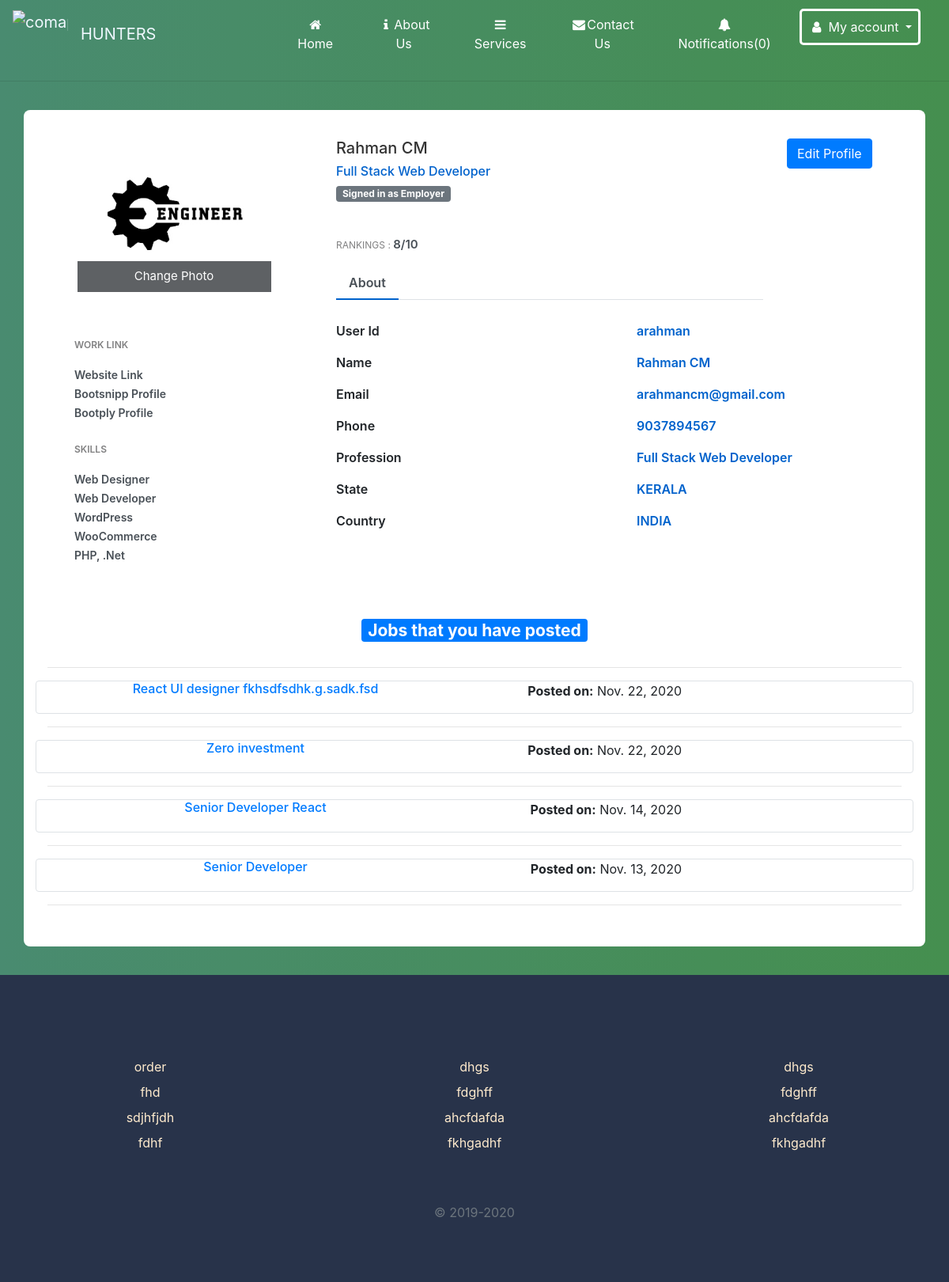
The app's page /profile (signed in) with its own data.
### home/models.py (models this page shows, shortened)
class Userprofile(models.Model):
    user = models.OneToOneField(User, related_name='userprofile', on_delete=models.CASCADE)
    is_employer=models.BooleanField(default=False)
    PhoneNumber=models.CharField(max_length=50, blank=True)
    address=models.TextField()
    education=models.TextField(max_length=50, blank=True)
    profession=models.CharField(max_length=50, blank=True)
    experiance=models.TextField(max_length=50, blank=True)
    country=models.CharField(max_length=50, blank=True)
    state=models.CharField(max_length=50, blank=True)
    profile_pic=models.ImageField(upload_to="media/media",null=True,blank=True)

class JobPosting(models.Model):
    created_by = models.ForeignKey(User,related_name='jobs', on_delete=models.CASCADE,
                        null=True ,  editable=False, blank=True)
    title = models.CharField(max_length=100)
    company_name = models.CharField(max_length=200)
    employment_status = models.CharField(choices=JOB_TYPE, max_length=10)
    vacancy = models.CharField(max_length=10, null=True)
    gender = models.CharField(choices=GENDER, max_length=30, null=True)
    category = models.CharField(choices=CATEGORY, max_length=30)
    description = models.TextField()
    responsibilities = models.TextField()
    experience = models.CharField(max_length=100)
    job_location = models.CharField(max_length=120)
    Salary = models.CharField(max_length=100, null=True, blank=True)
    application_deadline = models.DateTimeField()
    published_on = models.DateTimeField(auto_now_add=True)
    class Meta:
        ordering=['-published_on']

### home/views.py (the view, shortened to what this page needs)
# urls.py: path('profile',views.profile,name='profile'),
@login_required
def profile(request):
      userdetails=Userprofile.objects.all()
      jobs=JobPosting.objects.all()
      context={'userdetails':userdetails,'userprofile':request.user.userprofile}
      return render(request,'profile.html',context)

### home/context_processors.py (called while the page is built)
def notification(request):
    if request.user.is_authenticated:
        return {'notifications':request.user.notifications.filter(is_read=False)}
    else:
        return {'notifications':[]}

### templates/profile.html (shortened to what this page needs)
<!DOCTYPE html>
<html lang="en">
<head>
    <link href="//maxcdn.bootstrapcdn.com/bootstrap/4.1.1/css/bootstrap.min.css" rel="stylesheet" id="bootstrap-css">
</head>
<body>
    {% include "navbar.html"%}
    <div class="container emp-profile">
        <form method="post">
            <div class="row">
                <div class="col-md-4">
                    <div class="profile-img">
                        <img src="{{user.userprofile.profile_pic.url}}" alt="profile pic" />
                        <div class="file btn btn-lg btn-primary">
                            <form action="" method="POST" enctype="multipart/form-data">
                                Change Photo
                            </form>
                        </div>
                    </div>
                </div>
                <div class="col-md-6">
                    <div class="profile-head">
                        <h5>
                            {{user.first_name}}&nbsp;{{request.user.last_name}}
                        </h5>
                        <h6>
                            {{request.user.userprofile.profession}} {% if userprofile.is_employer %}
                            <p class="pt-2"> <span class="badge badge-secondary px-2 py-1 mb-3">Signed in as Employer</span></p>
                            {% else%}
                            <p class="pt-2"> <span class="badge badge-secondary px-2 py-1 mb-3">Signed in as Employee</span></p>
                            {% endif %}
                        </h6>
                        <p class="proile-rating">RANKINGS : <span>8/10</span></p>
                        <ul class="nav nav-tabs" id="myTab" role="tablist">
                            <li class="nav-item">
                                <a class="nav-link active" id="home-tab" data-toggle="tab" href="#home" role="tab" aria-controls="home" aria-selected="true">About</a>
                            </li>
                        </ul>
                    </div>
                </div>
                <div class="col-md-2 sm-hidden ">
                    <button type="button" class="btn btn-primary " data-toggle="modal" data-target="#exampleModal">Edit Profile</button>
                </div>
            </div>
            <div class="row">
                <div class="col-md-4">
                    <div class="profile-work sm-hidden ">
                        <p>WORK LINK</p>
                        <a href="">Website Link</a><br/>
                        <a href="">Bootsnipp Profile</a><br/>
                        <a href="">Bootply Profile</a>
                        <p>SKILLS</p>
                        <a href="">Web Designer</a><br/>
                        <a href="">Web Developer</a><br/>
                        <a href="">WordPress</a><br/>
                        <a href="">WooCommerce</a><br/>
                        <a href="">PHP, .Net</a><br/>
                    </div>
                </div>
                <div class="col-md-8">
                    <div class="tab-content profile-tab" id="myTabContent">
                        <div class="tab-pane fade show active" id="home" role="tabpanel" aria-labelledby="home-tab">
                            <div class="row">
                                <div class="col-md-6">
                                    <label>User Id</label>
                                </div>
                                <div class="col-md-6">
                                    <p>{{user}}</p>
                                </div>
                            </div>
                            <div class="row">
                                <div class="col-md-6">
                                    <label>Name</label>
                                </div>
                                <div class="col-md-6">
                                    <p>{{user.first_name}}&nbsp;{{user.last_name}}</p>
                                </div>
                            </div>
                            <div class="row">
                                <div class="col-md-6">
                                    <label>Email</label>
                                </div>
                                <div class="col-md-6">
                                    <p>{{user.email}}</p>
                                </div>
                            </div>
                            <div class="row">
                                <div class="col-md-6">
                                    <label>Phone</label>
                                </div>
                                <div class="col-md-6">
                                    <p>{{request.user.userprofile.PhoneNumber}}</p>
                                </div>
                            </div>
                            <div class="row">
                                <div class="col-md-6">
                                    <label>Profession</label>
                                </div>
                                <div class="col-md-6">
                                    <p>{{request.user.userprofile.profession}}</p>
                                </div>
                            </div>
                            <div class="row">
                                <div class="col-md-6">
                                    <label>State</label>
                                </div>
                                <div class="col-md-6">
                                    <p>{{request.user.userprofile.state}}</p>
                                </div>
                            </div>
                            <div class="row">
                                <div class="col-md-6">
                                    <label>Country</label>
                                </div>
                                <div class="col-md-6">
                                    <p>{{request.user.userprofile.country}}</p>
                                </div>
                            </div>
                        </div>
                    </div>
                </div>
            </div>
            <div class="container text-center">
                <p>{% if userprofile.is_employer %}
                    <h3 class="mb-2"> <span class="badge badge-primary px-2 py-1 mb-3">Jobs that you have posted </span></h3>
                    <hr> {% for job in request.user.jobs.all%}
                    <div class="row border rounded  ">
                        <div class="column col-sm-6 text-center ">
                            <a href="{% url 'view_postedjob' job.id %}">
                                <h6>{{job.title}}</h6>
                            </a>
                        </div>
                        <div class="column col-sm-3  text-right ">
                            <p><strong> Posted on:</strong> {{job.published_on|date}}</P>
                        </div>
                    </div>
                    <hr> {% empty%}
                    <p>You haven't posted any Jobs yet</p>
                    {% endfor %} {% endif %} </p>
            </div>
        </form>
    </div>
    {% include 'footer.html'%}
</body>
</html>

### templates/profile.html (style rules this page uses)
body { background: -webkit-linear-gradient(left, #498b70, #458f4f); }
.emp-profile { padding: 3%; margin-top: 3%; margin-bottom: 3%; border-radius: 0.5rem; background: #fff; }
.profile-img { text-align: center; }
.profile-img img { width: 70%; height: 100%; }
.profile-img .file { position: relative; overflow: hidden; margin-top: -20%; width: 70%; border: none; border-radius: 0; font-size: 15px; background: #212529b8; }
.profile-head h5 { color: #333; }
.profile-head h6 { color: #0062cc; }
.proile-rating { font-size: 12px; color: #818182; margin-top: 5%; }
.proile-rating span { color: #495057; font-size: 15px; font-weight: 600; }
.profile-head .nav-tabs { margin-bottom: 5%; }
.profile-head .nav-tabs .nav-link { font-weight: 600; border: none; }
.profile-head .nav-tabs .nav-link.active { border: none; border-bottom: 2px solid #0062cc; }
.profile-work { padding: 14%; margin-top: -15%; }
.profile-work p { font-size: 12px; color: #818182; font-weight: 600; margin-top: 10%; }
.profile-work a { text-decoration: none; color: #495057; font-weight: 600; font-size: 14px; }
.profile-tab label { font-weight: 600; }
.profile-tab p { font-weight: 600; color: #0062cc; }

### templates/footer.html (style rules this page uses)
a:link { text-decoration: none; }

### records on screen
JobPosting: title "React UI designer fkhsdfsdhk.g.sadk.fsd", published_on "Nov. 22, 2020"
JobPosting: title "Zero investment", published_on "Nov. 22, 2020"
JobPosting: title "Senior Developer React", published_on "Nov. 14, 2020"
JobPosting: title "Senior Developer", published_on "Nov. 13, 2020"

### other values on screen
{{ notifications.count }} "0"
{{ user.first_name }} "Rahman"
{{ request.user.last_name }} "CM"
{{ request.user.userprofile.profession }} "Full Stack Web Developer"
{{ user }} "arahman"
{{ user.last_name }} "CM"
{{ user.email }} "arahmancm@gmail.com"
{{ request.user.userprofile.PhoneNumber }} "9037894567"
{{ request.user.userprofile.state }} "KERALA"
{{ request.user.userprofile.country }} "INDIA"
